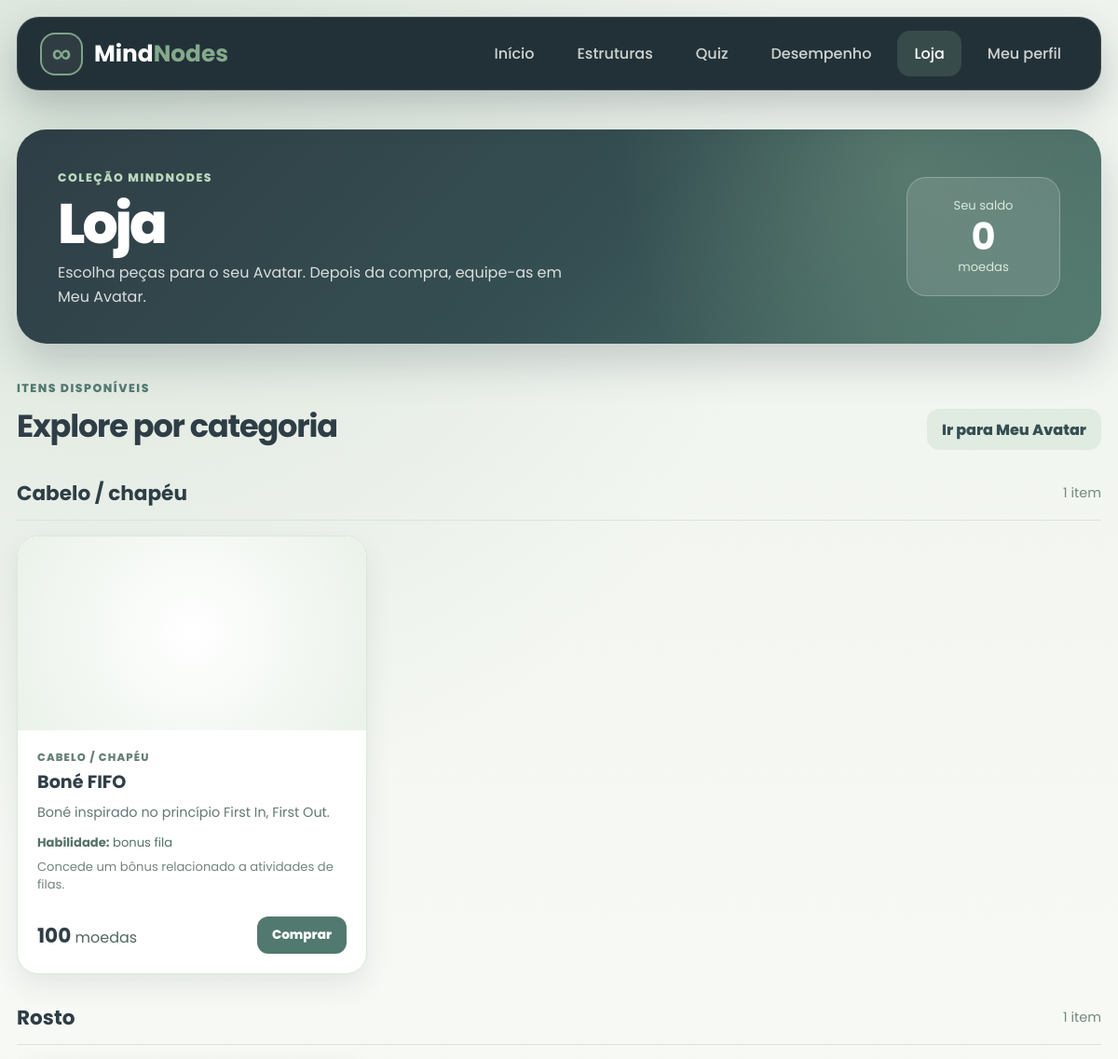
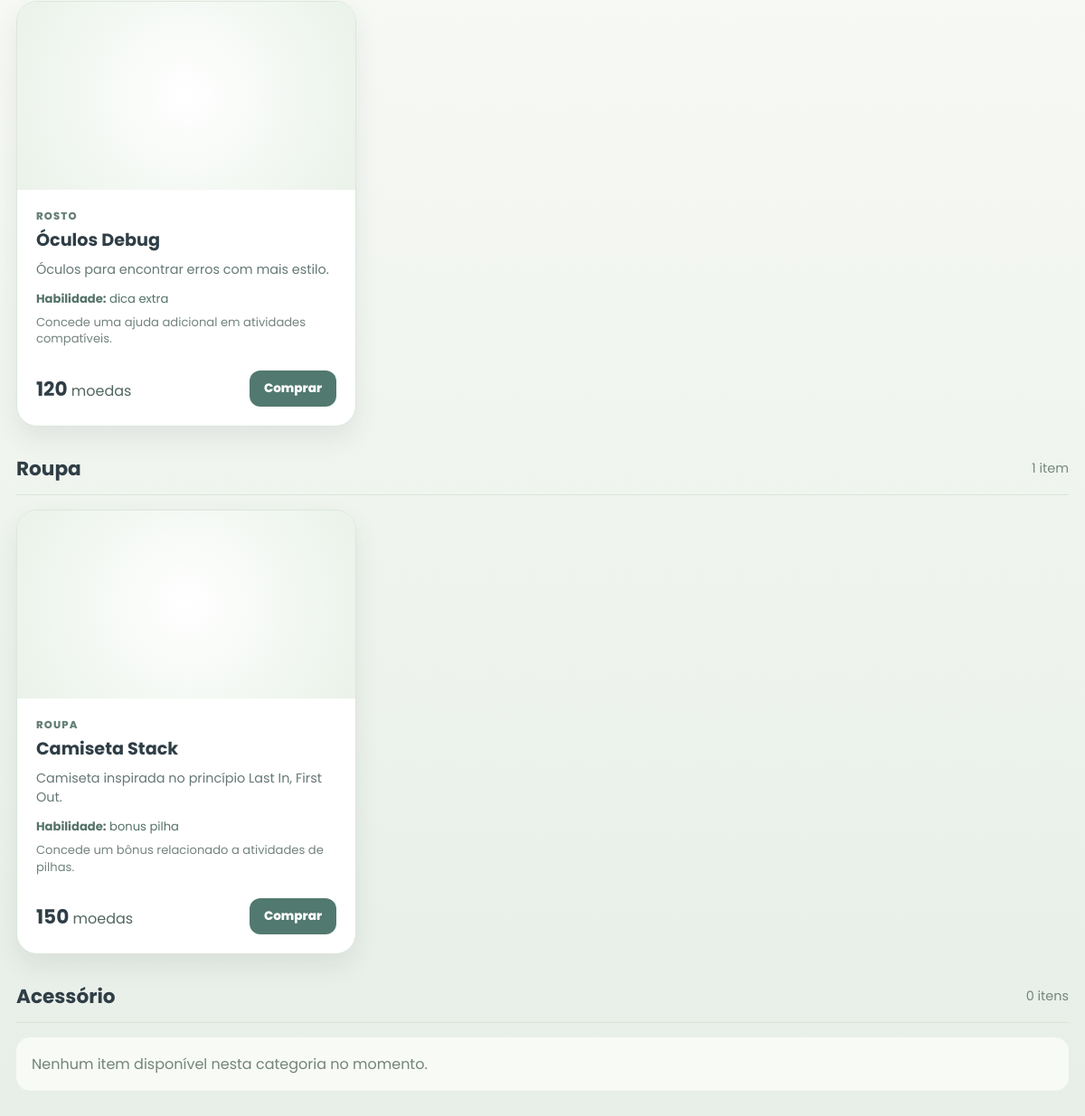
Page /view/loja.php (signed in) on the earlier database version (2 pictures, top to bottom).
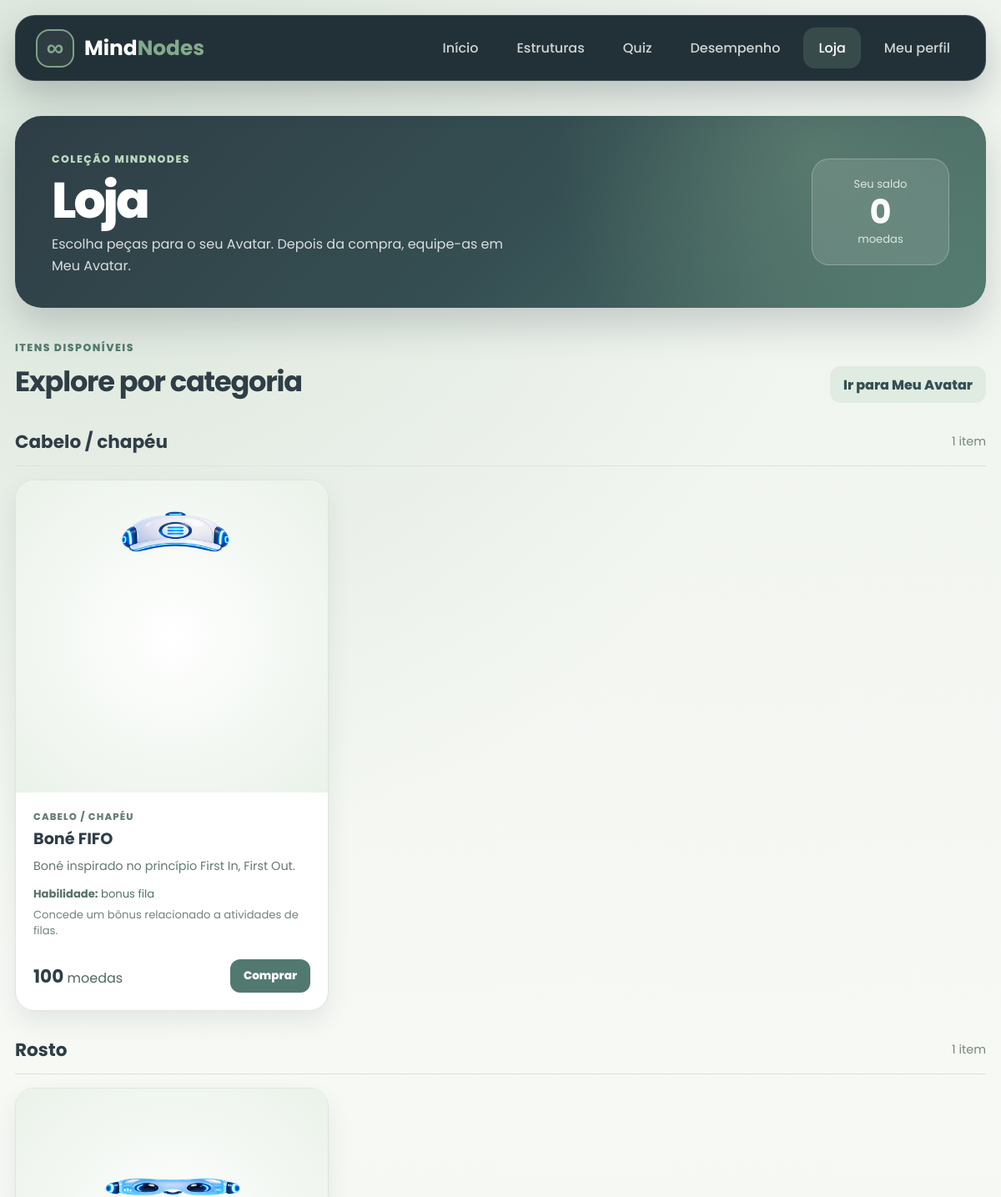
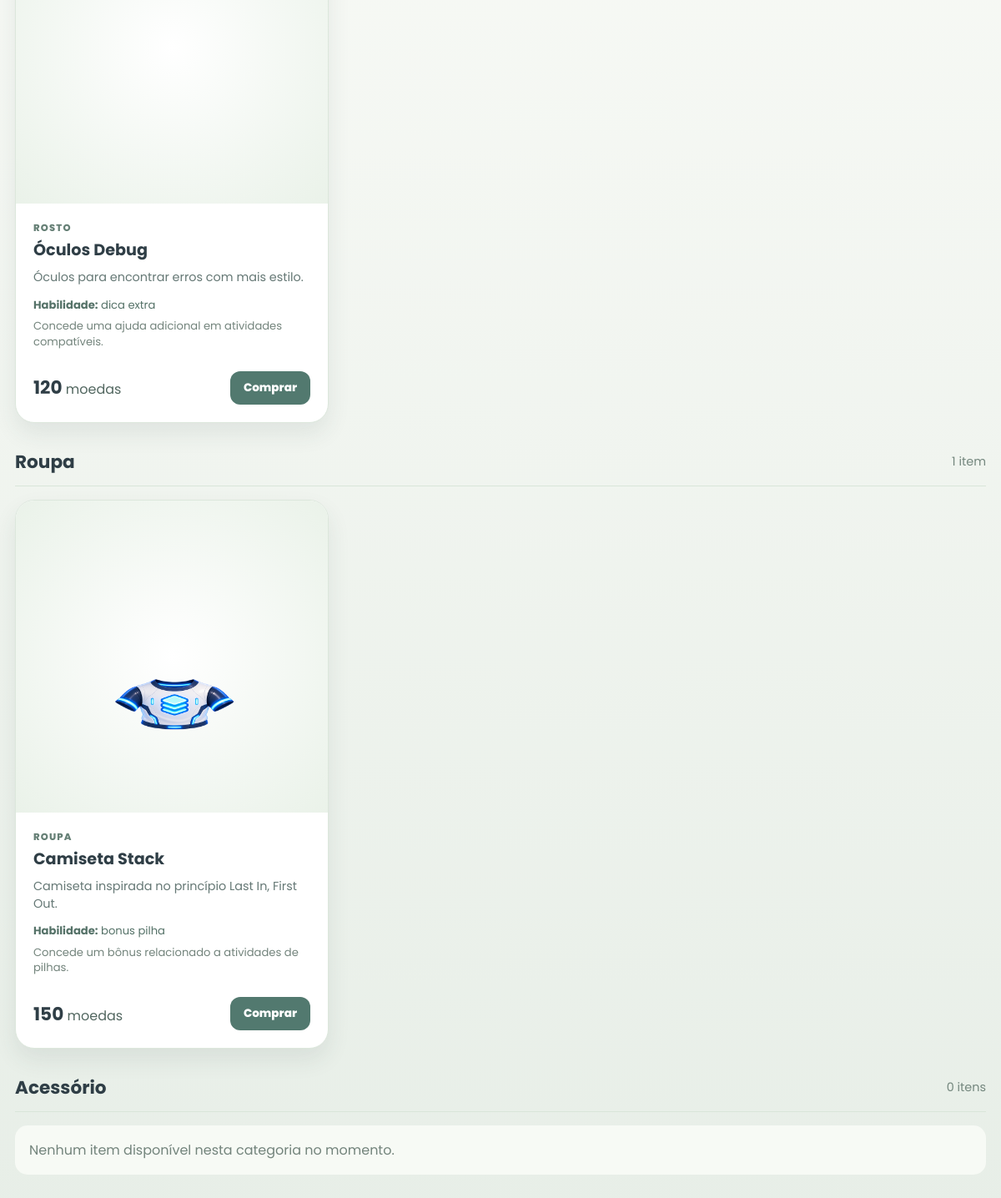
Same page on the later database version (2 pictures, top to bottom).
### tables this page shows
CREATE TABLE `usuario` (
  `id_usuario` int(11) NOT NULL,
  `cpf` varchar(15) NOT NULL,
  `nome` varchar(40) NOT NULL,
  `sobrenome` varchar(60) NOT NULL,
  `dataNasc` date NOT NULL,
  `telefone` varchar(15) NOT NULL,
  `email` varchar(50) NOT NULL,
  `senha` varchar(255) NOT NULL,
  `foto_perfil` longblob DEFAULT NULL,
  `moedas` int(11) NOT NULL DEFAULT 0
);

CREATE TABLE `item` (
  `id_item` int(11) NOT NULL,
  `nome` varchar(100) NOT NULL,
  `descricao` text DEFAULT NULL,
  `categoria` enum('cabelo','rosto','roupa','acessorio') NOT NULL,
  `preco` int(11) NOT NULL DEFAULT 0,
  `imagem` varchar(255) NOT NULL,
  `habilidade` varchar(100) DEFAULT NULL,
  `descricao_habilidade` text DEFAULT NULL,
  `valor_habilidade` int(11) NOT NULL DEFAULT 0,
  `ativo` tinyint(1) NOT NULL DEFAULT 1
);

### config/Conexao.php (called while the page is built, shortened)
<?php
class Conexao
{
    private static $conexao = null;
    public static function obter()
    {
        if (self::$conexao === null) {
            $banco = getenv('MINDNODES_DB') ?: self::BANCO;
            self::$conexao = mysqli_connect(
                self::HOST,
                self::USUARIO,
                self::SENHA,
                $banco
            );
            mysqli_set_charset(self::$conexao, 'utf8mb4');
        }
        return self::$conexao;
    }
}

### model/Loja.php (called while the page is built, shortened)
<?php
require_once __DIR__ . '/Moeda.php';
require_once __DIR__ . '/Item.php';
require_once __DIR__ . '/Inventario.php';
class Loja
{
    private $moeda;
    private $itens;
    private $inventario;
    public function __construct($conexao = null)
    {
        $this->conexao = $conexao ?: Conexao::obter();
        $this->moeda = new Moeda($this->conexao);
        $this->itens = new Item($this->conexao);
        $this->inventario = new Inventario($this->conexao);
    }
    public function carregarDados($idUsuario)
    {
        $idUsuario = Item::validarId($idUsuario);
        $saldo = $this->moeda->obterSaldo($idUsuario);
        $possuido = array_fill_keys(array_column($this->inventario->listarDoUsuario($idUsuario), 'id_item'), true);
        $itens = [];
        foreach ($this->itens->listarAtivos() as $item) {
            if ((int) $item['preco'] <= 0) continue;
            $item['adquirido'] = isset($possuido[$item['id_item']]);
            $itens[] = $item;
        }
        return ['saldo' => $saldo, 'itens' => $itens];
    }
}

### model/Inventario.php (called while the page is built, shortened)
<?php
require_once __DIR__ . '/Item.php';
class Inventario
{
    private $conexao;
    public function __construct($conexao = null)
    {
        $this->conexao = $conexao ?: Conexao::obter();
    }
    private function executar($sql, $tipos, ...$valores)
    {
        $stmt = $this->conexao->prepare($sql);
        try {
            if (!$stmt->bind_param($tipos, ...$valores)) throw new RuntimeException('Falha nos parametros.');
            if (!$stmt->execute()) throw new RuntimeException('Falha ao executar operacao de inventario.');
            return $stmt->field_count ? $stmt->get_result()->fetch_all(MYSQLI_ASSOC) : [];
        } finally { $stmt->close(); }
    }
    private function validarUsuario($idUsuario)
    {
        $idUsuario = Item::validarId($idUsuario);
        if (!$this->executar('SELECT id_usuario FROM usuario WHERE id_usuario = ?', 'i', $idUsuario)) {
            throw new OutOfBoundsException('Usuario inexistente.');
        }
        return $idUsuario;
    }
    public function listarDoUsuario($idUsuario)
    {
        $idUsuario = $this->validarUsuario($idUsuario);
        return $this->executar('SELECT i.*, ui.data_compra FROM usuario_item ui JOIN item i ON i.id_item = ui.id_item WHERE ui.id_usuario = ? ORDER BY i.categoria, i.nome, i.id_item', 'i', $idUsuario);
    }
}

### controller/LojaController.php (called while the page is built, shortened)
<?php
require_once __DIR__ . '/../model/Loja.php';
class LojaController
{
    private $loja;
    public function __construct($loja = null)
    {
        $this->loja = $loja ?: new Loja();
    }
    private function usuarioAtual()
    {
        return Item::validarId($_SESSION['usuario_id']);
    }
    public function carregarDados()
    {
        return $this->loja->carregarDados($this->usuarioAtual());
    }
}

### model/Item.php (called while the page is built, shortened)
<?php
require_once __DIR__ . '/../config/Conexao.php';
class Item
{
    private $conexao;
    public function __construct($conexao = null)
    {
        $this->conexao = $conexao ?: Conexao::obter();
    }
    public static function validarId($valor)
    {
        return (int) $valor;
    }
    private function consultar($sql, $tipos = '', ...$valores)
    {
        $stmt = $this->conexao->prepare($sql);
        try {
            if (!$stmt->execute()) throw new RuntimeException('Falha ao consultar itens.');
            return $stmt->get_result()->fetch_all(MYSQLI_ASSOC);
        } finally { $stmt->close(); }
    }
    public function listarAtivos()
    {
        return $this->consultar('SELECT * FROM item WHERE ativo = 1 ORDER BY categoria, nome, id_item');
    }
}

### model/Moeda.php (called while the page is built, shortened)
<?php
require_once __DIR__ . '/../config/Conexao.php';
class Moeda
{
    private $conexao;
    public function __construct($conexao = null)
    {
        $this->conexao = $conexao ?: Conexao::obter();
    }
    private function inteiroPositivo($valor)
    {
        return (int) $valor;
    }
    private function executar($sql, $tipos = '', ...$valores)
    {
        $stmt = $this->conexao->prepare($sql);
        try {
            if ($tipos !== '' && !$stmt->bind_param($tipos, ...$valores)) {
                throw new RuntimeException('Falha nos parametros da operacao.');
            }
            if (!$stmt->execute()) throw new RuntimeException('Falha ao executar operacao de moedas.');
            return $stmt->field_count ? $stmt->get_result()->fetch_all(MYSQLI_ASSOC) : [];
        } finally {
            $stmt->close();
        }
    }
    private function saldoDaLinha($linhas)
    {
        $saldo = (int) $linhas[0]['moedas'];
        return $saldo;
    }
    public function obterSaldo($idUsuario)
    {
        $idUsuario = $this->inteiroPositivo($idUsuario);
        return $this->saldoDaLinha($this->executar(
            'SELECT moedas FROM usuario WHERE id_usuario = ?', 'i', $idUsuario
        ));
    }
}

### view/loja.php (the view, shortened to what this page needs)
<?php
require_once __DIR__ . '/../controller/LojaController.php';
function lojaEscapar($valor) { return htmlspecialchars((string) $valor, ENT_QUOTES | ENT_SUBSTITUTE, 'UTF-8'); }
function lojaUrl($caminho) {
    if (!is_string($caminho) || !preg_match('~^img/avatar/(?:base|cabelo|rosto|roupa|acessorio)/[a-z0-9_]+\.png$~D', $caminho)) return '';
    return '../' . $caminho;
}
$categorias = ['cabelo' => 'Cabelo / chapéu', 'rosto' => 'Rosto', 'roupa' => 'Roupa', 'acessorio' => 'Acessório'];
$agrupados = array_fill_keys(array_keys($categorias), []);
try {
    $dados = (new LojaController())->carregarDados();
    foreach ($dados['itens'] as $item) {
        if (isset($agrupados[$item['categoria']])) $agrupados[$item['categoria']][] = $item;
    }
} catch (Throwable $erro) {
    error_log('Falha ao carregar loja: ' . $erro->getMessage());
    http_response_code(503);
    $dados = null;
}
?>
<!DOCTYPE html>
<html lang="pt-BR">
<head>
    <link rel="stylesheet" href="../css/style.css">
    <link rel="stylesheet" href="../css/loja.css">
</head>
<body>
<header class="topo">
    <a class="marca" href="../index.php" aria-label="MindNodes"><span class="simbolo-logo">∞</span><strong>Mind<span>Nodes</span></strong></a>
    <nav class="menu" aria-label="Navegação principal">
        <a href="home.php">Início</a><a href="estruturas.php">Estruturas</a><a href="quiz.php">Quiz</a><a href="desempenho.php">Desempenho</a><a class="ativo" href="loja.php">Loja</a><a href="perfil.php">Meu perfil</a>
    </nav>
</header>
<main class="loja-page">
    <section class="loja-hero">
        <div><span class="loja-eyebrow">Coleção MindNodes</span><h1>Loja</h1><p>Escolha peças para o seu Avatar. Depois da compra, equipe-as em Meu Avatar.</p></div>
        <?php if ($dados !== null): ?><div class="loja-saldo" aria-label="Saldo atual"><span>Seu saldo</span><strong><?= (int) $dados['saldo'] ?></strong><span>moedas</span></div><?php endif; ?>
    </section>
    <?php if ($dados === null): ?>
        <div class="loja-alert erro" role="alert">Não foi possível carregar a Loja. Tente novamente mais tarde.</div>
    <?php else: ?>
        <div class="loja-intro"><div><span class="loja-eyebrow">Itens disponíveis</span><h2>Explore por categoria</h2></div><a href="avatar.php">Ir para Meu Avatar</a></div>
        <?php foreach ($categorias as $categoria => $titulo): ?>
            <section class="loja-category" aria-labelledby="loja-<?= lojaEscapar($categoria) ?>">
                <div class="loja-category-heading"><h3 id="loja-<?= lojaEscapar($categoria) ?>"><?= lojaEscapar($titulo) ?></h3><span><?= count($agrupados[$categoria]) ?> <?= count($agrupados[$categoria]) === 1 ? 'item' : 'itens' ?></span></div>
                <?php if (!$agrupados[$categoria]): ?>
                    <p class="loja-empty">Nenhum item disponível nesta categoria no momento.</p>
                <?php else: ?>
                    <div class="loja-grid">
                        <?php foreach ($agrupados[$categoria] as $item): ?>
                            <article class="loja-card <?= $item['adquirido'] ? 'adquirido' : '' ?>">
                                <div class="loja-card-image"><?php if (lojaUrl($item['imagem']) !== ''): ?><img src="<?= lojaEscapar(lojaUrl($item['imagem'])) ?>" alt="" loading="lazy"><?php endif; ?></div>
                                <div class="loja-card-content">
                                    <span class="loja-card-type"><?= lojaEscapar($titulo) ?></span>
                                    <h4><?= lojaEscapar($item['nome']) ?></h4>
                                    <?php if (!empty($item['descricao'])): ?><p class="loja-description"><?= lojaEscapar($item['descricao']) ?></p><?php endif; ?>
                                    <?php if (!empty($item['habilidade'])): ?><p class="loja-skill"><strong>Habilidade:</strong> <?= lojaEscapar(str_replace('_', ' ', $item['habilidade'])) ?></p><?php endif; ?>
                                    <?php if (!empty($item['descricao_habilidade'])): ?><p class="loja-skill-detail"><?= lojaEscapar($item['descricao_habilidade']) ?></p><?php endif; ?>
                                    <div class="loja-card-bottom"><span class="loja-price"><strong><?= (int) $item['preco'] ?></strong> moedas</span>
                                        <?php if ($item['adquirido']): ?>
                                            <span class="loja-owned">Adquirido</span>
                                        <?php else: ?>
                                            <form method="post" action="../processamento/processamento.php">
                                                <button type="submit">Comprar</button>
                                            </form>
                                        <?php endif; ?>
                                    </div>
                                </div>
                            </article>
                        <?php endforeach; ?>
                    </div>
                <?php endif; ?>
            </section>
        <?php endforeach; ?>
    <?php endif; ?>
</main>
</body>
</html>

### css/style.css (style rules this page uses)
:root { --ash-grey: #CAD2C5; --muted-teal: #84A98C; --deep-teal: #52796F; --dark-slate: #354F52; --charcoal-blue: #2F3E46; --white: #FFFFFF; --soft-white: #F6F8F4; --cyan: #43D9E8; --blue: #2358D8; --purple: #6C3DD9; --shadow: 0 18px 45px rgba(47, 62, 70, 0.18); --radius: 24px; }
* { margin: 0; padding: 0; box-sizing: border-box; }
body { font-family: 'Poppins', Arial, sans-serif; background: linear-gradient(180deg, var(--ash-grey), #eef2ec 45%, var(--soft-white)); color: var(--charcoal-blue); }
a { color: #fff; text-decoration: none; }
.topo { width: 100%; min-height: 76px; padding: 14px 38px; display: flex; align-items: center; justify-content: space-between; gap: 28px; background: rgba(47, 62, 70, 0.98); color: var(--white); border-bottom: 1px solid rgba(202, 210, 197, 0.22); position: sticky; top: 0; z-index: 10; }
.marca { display: flex; align-items: center; gap: 12px; font-size: 1.55rem; font-weight: 800; white-space: nowrap; }
.marca span:not(.simbolo-logo) { color: var(--cyan); }
.simbolo-logo { width: 46px; height: 46px; display: inline-flex; align-items: center; justify-content: center; color: var(--cyan); border: 2px solid var(--cyan); border-radius: 16px; font-size: 1.8rem; box-shadow: 0 0 25px rgba(67, 217, 232, 0.35); }
.menu { display: flex; align-items: center; justify-content: center; gap: 10px; flex-wrap: wrap; }
.menu a { padding: 12px 18px; border-radius: 14px; color: #eaf0f2; font-weight: 500; transition: 0.25s; }
.menu a:hover, .menu .ativo { background: linear-gradient(135deg, var(--blue), var(--deep-teal)); color: var(--white); box-shadow: 0 8px 22px rgba(35, 88, 216, 0.28); }
main { width: min(1180px, calc(100% - 36px)); margin: 0 auto; }
h1 { font-size: clamp(2.3rem, 5vw, 4.6rem); line-height: 1.08; margin-bottom: 18px; font-weight: 800; }
.botao, button { border: none; padding: 15px 25px; border-radius: 14px; font-weight: 700; cursor: pointer; transition: 0.25s; font-family: inherit; }
.primario, button { background: linear-gradient(135deg, var(--muted-teal), var(--deep-teal)); color: var(--white); }

Differences in the rows shown:
changed item "Boné FIFO": imagem: picture added
changed item "Óculos Debug": imagem: picture added
changed item "Camiseta Stack": imagem: picture added
